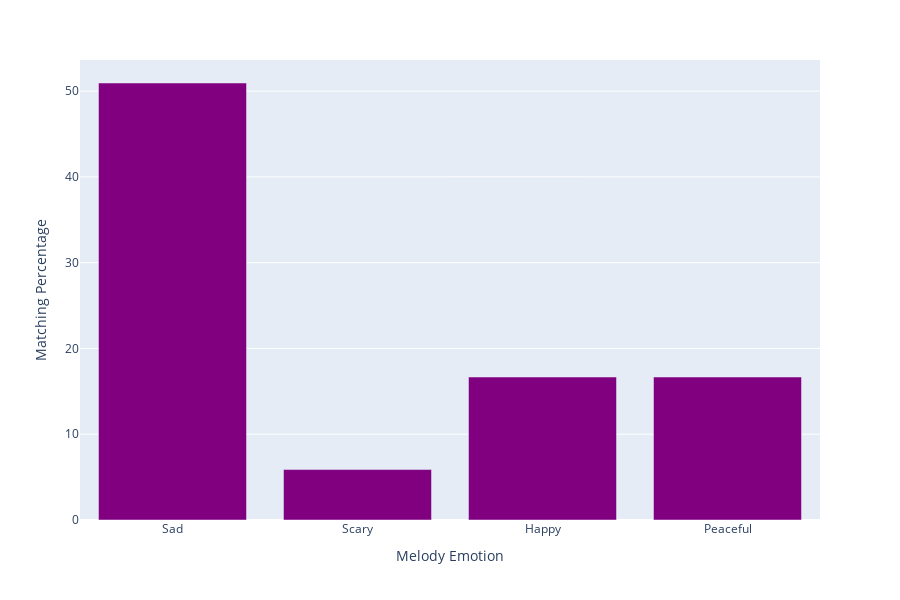

The notebook cell saved with this chart:
### Code cell
import plotly.express as px

fig = px.bar(df, x='Melody Emotion', y='Matching Percentage')
fig.update_traces(marker_color = "purple")
fig.show()

### Figure 1 — Plotly figure (JSON) as saved in the notebook; plotly's stock layout.template omitted (floating-point values rounded to 4 significant figures)
{"data": [{"alignmentgroup": "True", "hoverlabel": {"namelength": 0}, "hovertemplate": "Melody Emotion=%{x}<br>Matching Percentage=%{y}", "legendgroup": "", "marker": {"color": "purple"}, "name": "", "offsetgroup": "", "orientation": "v", "showlegend": false, "textposition": "auto", "type": "bar", "x": ["Sad", "Scary", "Happy", "Peaceful"], "xaxis": "x", "y": [50.94, 5.882, 16.67, 16.67], "yaxis": "y"}], "layout": {"barmode": "relative", "height": 600, "legend": {"tracegroupgap": 0}, "margin": {"t": 60}, "xaxis": {"anchor": "y", "domain": [0, 1], "title": {"text": "Melody Emotion"}}, "yaxis": {"anchor": "x", "domain": [0, 1], "title": {"text": "Matching Percentage"}}}}
